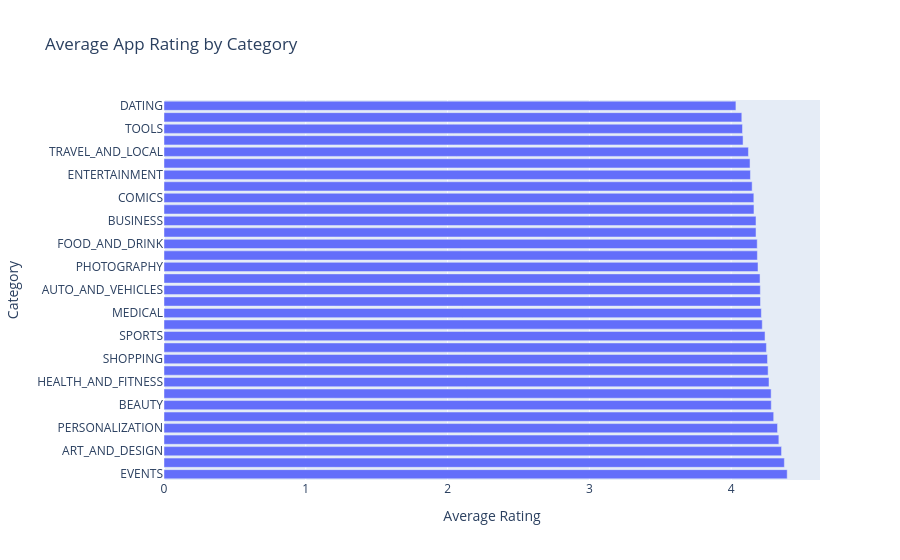

Notebook code for this chart:
### Code cell
fig = px.bar(
    x=category_rating.values,
    y=category_rating.index,
    orientation="h",
    title="Average App Rating by Category",
    labels={
        "x": "Average Rating",
        "y": "Category"
    }
)

fig.show()

### Figure 1 — Plotly figure (JSON) as saved in the notebook; plotly's stock layout.template omitted (floating-point values rounded to 4 significant figures)
{"data": [{"hovertemplate": "Average Rating=%{x}<br>Category=%{y}<extra></extra>", "legendgroup": "", "marker": {"color": "#636efa", "pattern": {"shape": ""}}, "name": "", "orientation": "h", "showlegend": false, "textposition": "auto", "type": "bar", "x": [4.395, 4.375, 4.355, 4.337, 4.327, 4.3, 4.283, 4.282, 4.267, 4.261, 4.256, 4.249, 4.239, 4.219, 4.213, 4.207, 4.206, 4.204, 4.189, 4.185, 4.184, 4.175, 4.175, 4.161, 4.16, 4.148, 4.136, 4.133, 4.122, 4.084, 4.08, 4.075, 4.034], "xaxis": "x", "y": ["EVENTS", "EDUCATION", "ART_AND_DESIGN", "BOOKS_AND_REFERENCE", "PERSONALIZATION", "PARENTING", "BEAUTY", "GAME", "HEALTH_AND_FITNESS", "SOCIAL", "SHOPPING", "WEATHER", "SPORTS", "PRODUCTIVITY", "MEDICAL", "LIBRARIES_AND_DEMO", "AUTO_AND_VEHICLES", "FAMILY", "PHOTOGRAPHY", "HOUSE_AND_HOME", "FOOD_AND_DRINK", "COMMUNICATION", "BUSINESS", "NEWS_AND_MAGAZINES", "COMICS", "FINANCE", "ENTERTAINMENT", "LIFESTYLE", "TRAVEL_AND_LOCAL", "VIDEO_PLAYERS", "TOOLS", "MAPS_AND_NAVIGATION", "DATING"], "yaxis": "y"}], "layout": {"barmode": "relative", "legend": {"tracegroupgap": 0}, "title": {"text": "Average App Rating by Category"}, "xaxis": {"anchor": "y", "domain": [0, 1], "title": {"text": "Average Rating"}}, "yaxis": {"anchor": "x", "domain": [0, 1], "title": {"text": "Category"}}}}
